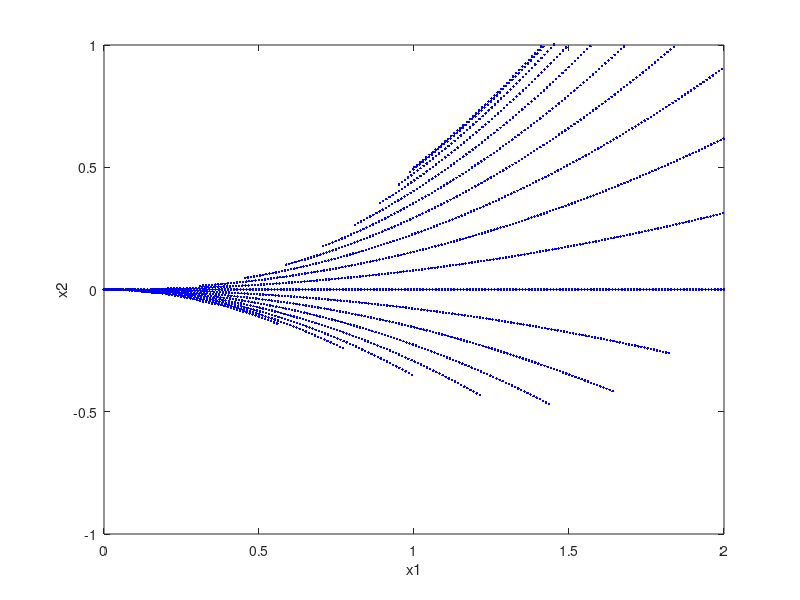

Here is the MATLAB script that generated this plot:
hold off 
t=0.5;
for t=-1:0.1:1;
    a=sin(0.5*pi*t);
    b=1+abs(cos(0.5*pi*t));
    x1=a:0.01:b+a ;   
     x2=0.5*a*x1.^2;
     plot(x1,x2,'b.')
%     y1=abs(x.*sin((2*alphf+0.5)*pi*x))+10*t;
%     plot(x,y1,'Linewidth',2)
    ylabel('x2');
    xlabel('x1');
    ylim([-1,1]);
    xlim([0,2]);
    hold on
    pause(1);
end;